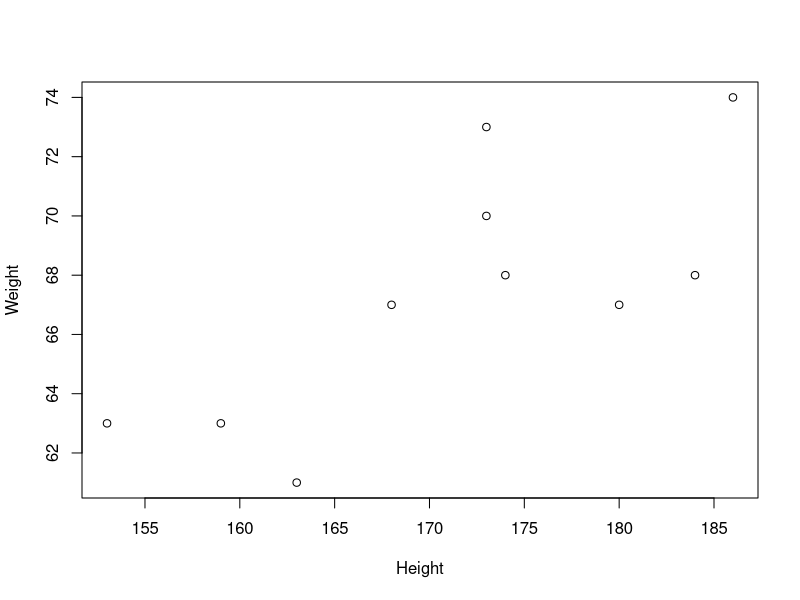

This figure's R source:
## ---- chunk 1
# Hide/show R chunks
knitr::opts_chunk$set(class.source = "fold-hide", results = "hide")
## ---- chunk 2
height <- c(159, 173, 173, 184, 168, 163, 180, 186, 153, 174)
weight <- c(63, 73, 70, 68, 67, 61, 67, 74, 63, 68)
## ---- chunk 3
height <- c(159, 173, 173, 184, 168, 163, 180, 186, 153, 174)
weight <- c(63, 73, 70, 68, 67, 61, 67, 74, 63, 68)

m_h <- mean(height)
s_h <- sd(height)
v_h <- var(height)
m_w <- mean(weight)
s_w <- sd(weight)
v_w <- var(weight)
kor <- cor(weight, height)
plot(weight ~ height, xlab = "Height", ylab = "Weight")
bmi <- weight/(height/100)^2
## ---- chunk 4
x <- c(1, 5, 8, 3, 7, 2, 6)
y <- seq(1, by = 2, along.with = x)
z <- 4 * x + 2 * y
## ---- chunk 5
A <- cbind(x, y, z)
B <- t(A)
B %*% A
## ---- chunk 6
dat <- data.frame(
  hand = factor(rep(c("left","right"), each = 25), levels = c("right","left")),
  cond = factor(rep(1:5, 10)),
  RT   = rnorm(n = 50, mean = 400, sd = sqrt(625))
)
str(dat)
summary(dat)
## ---- chunk 7
voc <- read.table("data/Vocabulary.txt", header = T, stringsAsFactors = TRUE)
dim(voc)
str(voc)
names(voc)
summary(voc)
## ---- chunk 8
mean(voc$vocabulary)
sd(voc$vocabulary)
voc[217,]
voc[voc$year == "1974" & voc$sex == "Male" & voc$vocabulary < 2,]
## ---- chunk 9
head(voc[order(voc$education, voc$vocabulary),], n = 20)
tail(voc[order(voc$education, voc$vocabulary),], n = 20)
## ---- chunk 10
aggregate(voc[,4:5], by = list(voc$sex), FUN = mean)
aggregate(voc[,4:5], by = list(voc$year), FUN = mean)
